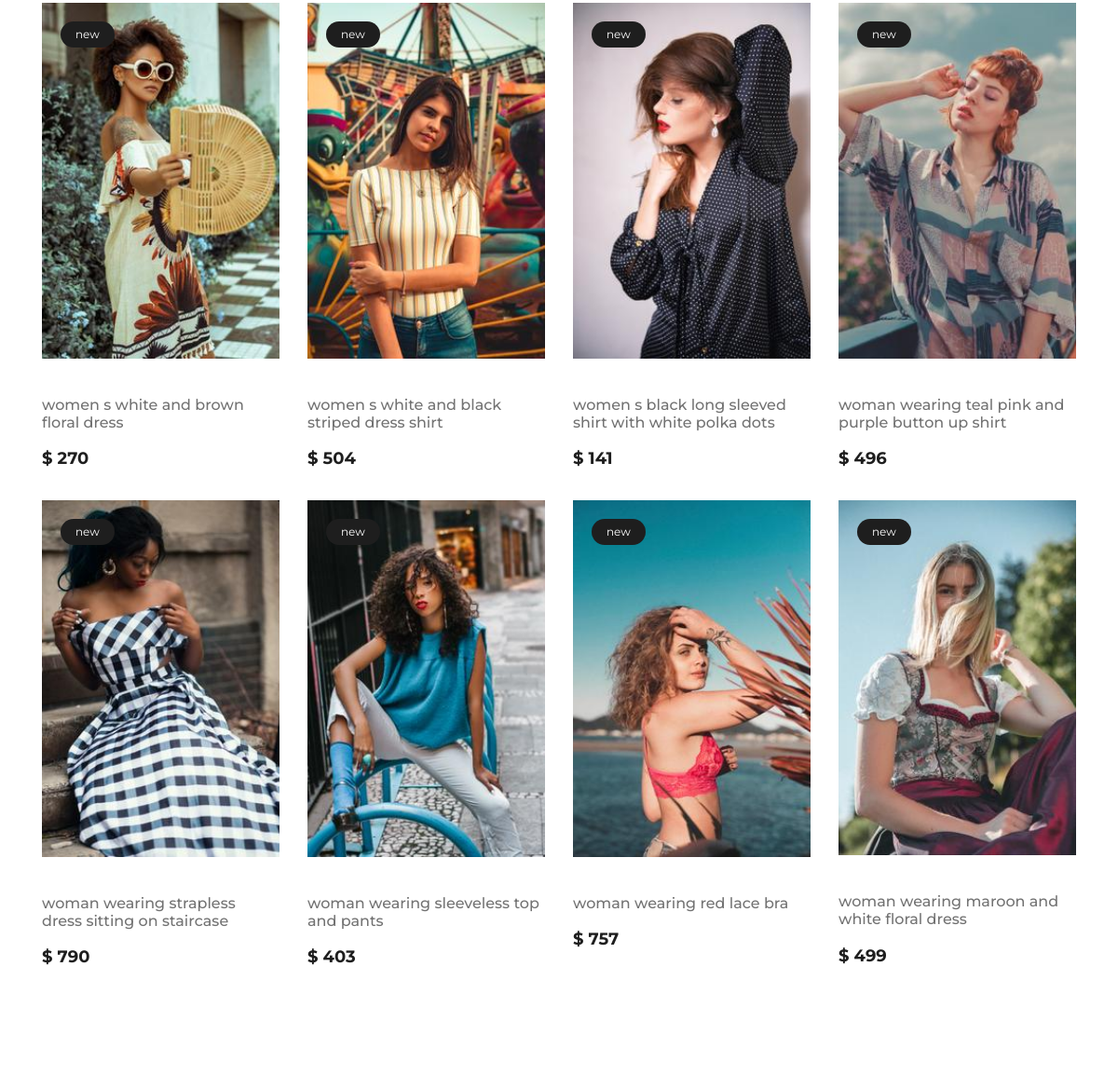
/categories (middle part), run on an earlier commit of the app's database.
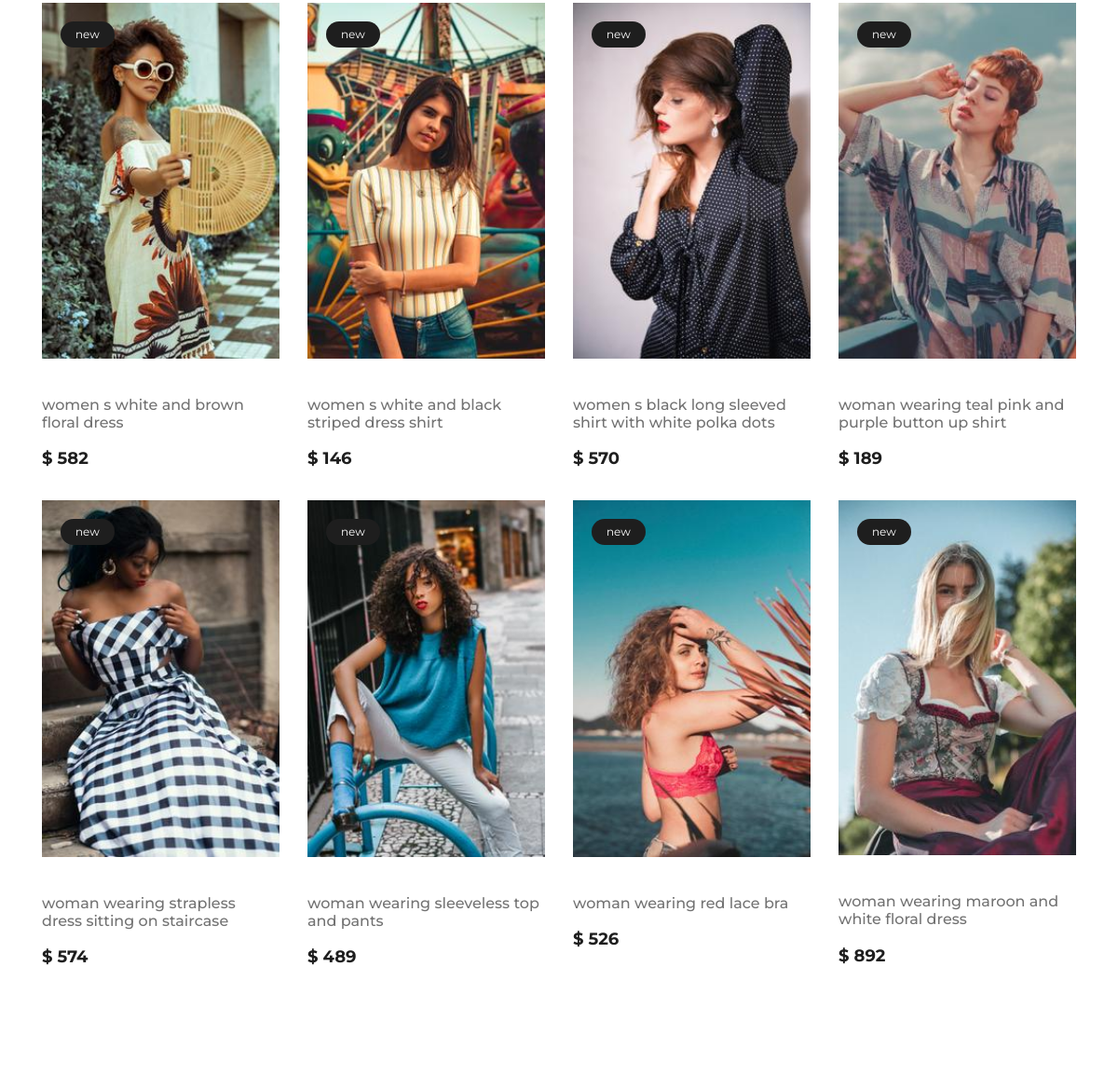
And on a later commit of the database.
### fashionshop/models.py (models this page shows, shortened)
class Product(db.Model):
    id = db.Column(db.Integer, primary_key = True)
    title = db.Column(db.String(100), nullable = False)
    date_posted = db.Column(db.DateTime, nullable = False, default = datetime.utcnow)
    price = db.Column(db.Integer, nullable = False)
    description = db.Column(db.Text, nullable=False)
    image_file = db.Column(db.String(), nullable = True, default='default.jpg')
    category_id = db.Column(db.Integer, db.ForeignKey('category.id'), nullable = False)
    cartitems = db.relationship('CartItem', backref='Product', lazy = True)
    comments = db.relationship('Comment', backref='product', lazy = True)

### fashionshop/routes.py (the view)
@app.route('/categories')
def categories():
    page = request.args.get('page', 1, type = int)
    products = Product.query.order_by(Product.title.desc()).paginate(page = page, per_page = 8)
    categories = Category.query.all()
    return render_template('categories.html', title = 'Categories', products = products, categories = categories)

### fashionshop/templates/categories.html (shortened to what this page needs)
{% extends "layout.html" %}
{% block content %}
<section class="categories-page spad">
    <div class="container">
        <div class="row">
            {% for product in products.items %}
            <div class="col-lg-3 col-md-6">
                <div class="single-product-item">
                    <figure>
                        <img src="{{ url_for('static', filename='img/products/' + product.image_file) }}" alt="">
                        <div class="p-status">new</div>
                    </figure>
                    <div class="product-text">
                        <a href="{{ url_for('product', product_id = product.id)}}">
                            <h6> {{ product.title }}</h6>
                        </a>
                        <p>$ {{ product.price }}</p>
                    </div>
                </div>
            </div>
            {% endfor %}
    </div>
</section>
{% endblock content %}

### fashionshop/templates/layout.html (shortened to what this page needs)
<!DOCTYPE html>
<html lang="zxx">
<head>
    <link rel="stylesheet" href="{{ url_for('static', filename='css/bootstrap.min.css') }}" type="text/css">
    <link rel="stylesheet" href="{{ url_for('static', filename='css/font-awesome.min.css') }}" type="text/css">
    <link rel="stylesheet" href="{{ url_for('static', filename='css/nice-select.css') }}" type="text/css">
    <link rel="stylesheet" href="{{ url_for('static', filename='css/owl.carousel.min.css') }}" type="text/css">
    <link rel="stylesheet" href="{{ url_for('static', filename='css/magnific-popup.css') }}" type="text/css">
    <link rel="stylesheet" href="{{ url_for('static', filename='css/slicknav.min.css') }}" type="text/css">
    <link rel="stylesheet" href="{{ url_for('static', filename='css/style.css') }}" type="text/css">
</head>
<body>
      {% block content %}{% endblock %}
</body>
</html>

### fashionshop/static/css/style.css (style rules this page uses)
html, body { height: 100%; font-family: "Montserrat", sans-serif; -webkit-font-smoothing: antialiased; font-smoothing: antialiased; background: none; }
h1, h2, h3, h4, h5, h6 { margin: 0; color: #111111; font-weight: 500; font-family: "Montserrat", sans-serif; }
h6 { font-size: 16px; }
p { font-size: 15px; color: #7b7b7b; font-weight: 400; line-height: 1.6; font-family: "Montserrat", sans-serif; margin: 0 0 15px 0; }
img { max-width: 100%; }
.spad { padding-top: 100px; padding-bottom: 100px; }
.single-product-item { margin-bottom: 30px; }
.single-product-item figure { margin-bottom: 40px; position: relative; overflow: hidden; }
.single-product-item figure img { min-width: 100%; }
.single-product-item figure .p-status { position: absolute; left: 20px; top: 20px; padding: 5px 16px; font-size: 12px; background: #1e1e1e; color: #fff; border-radius: 50px; }
.single-product-item .product-text { text-align: center; }
.single-product-item .product-text h6 { color: #727272; margin-bottom: 15px; }
.single-product-item .product-text p { color: #1e1e1e; font-size: 18px; font-weight: 700; margin-bottom: 0; }
.categories-page { padding-top: 0; }
.categories-page .single-product-item figure { position: relative; z-index: 1; }
.categories-page .single-product-item figure:after { position: absolute; left: 0; top: 0; height: 100%; width: 100%; background: #000000; content: ""; opacity: 0; -webkit-transition: all 0.3s; transition: all 0.3s; }
.categories-page .single-product-item figure .p-status { z-index: 99; }
.categories-page .single-product-item .product-text { text-align: left; display: block; }
.categories-page .single-product-item .product-text a { display: block; }

What changed in the data, as far as the page shows it:
changed Product "women s white and brown floral dress": price "270" → "582"
changed Product "women s white and black striped dress shirt": price "504" → "146"
changed Product "women s black long sleeved shirt with white polka dots": price "141" → "570"
changed Product "woman wearing teal pink and purple button up shirt": price "496" → "189"
changed Product "woman wearing strapless dress sitting on staircase": price "790" → "574"
changed Product "woman wearing sleeveless top and pants": price "403" → "489"
changed Product "woman wearing red lace bra": price "757" → "526"
changed Product "woman wearing maroon and white floral dress": price "499" → "892"
